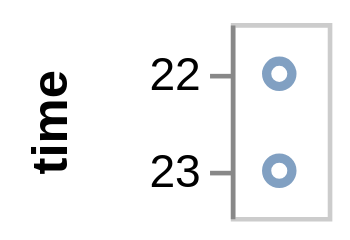

Source (Vega-Lite JSON):
### Vega specification from a JSON file in a GitHub repository (floating-point values rounded to 4 significant figures)
{"$schema": "https://vega.github.io/schema/vega/v3.0.json", "description": "Google's stock price over time.", "autosize": "pad", "padding": 5, "encode": {"update": {"stroke": {"value": "#ccc"}, "fill": {"value": "transparent"}}}, "data": [{"name": "source_0", "values": [{"date": "10 Oct 2011 22:48:00"}, {"date": "11 Oct 2022 23:00:00"}]}, {"name": "data_0", "source": "source_0", "transform": [{"type": "formula", "expr": "toDate(datum[\"date\"])", "as": "date"}, {"type": "formula", "as": "hours_date", "expr": "datetime(0, 0, 1, hours(datum[\"date\"]), 0, 0, 0)"}]}], "signals": [{"name": "width", "update": "21"}, {"name": "y_step", "value": 21}, {"name": "height", "update": "bandspace(domain('y').length, 1, 0.5) * y_step"}], "marks": [{"name": "marks", "type": "symbol", "role": "point", "style": ["point"], "from": {"data": "data_0"}, "encode": {"update": {"x": {"signal": "width", "mult": 0.5}, "y": {"scale": "y", "field": "hours_date"}, "stroke": {"value": "#4c78a8"}, "fill": {"value": "transparent"}, "opacity": {"value": 0.7}}}}], "scales": [{"name": "y", "type": "point", "domain": {"data": "data_0", "field": "hours_date", "sort": true}, "range": {"step": {"signal": "y_step"}}, "round": true, "padding": 0.5}], "axes": [{"title": "time", "scale": "y", "labelOverlap": true, "orient": "left", "zindex": 1, "encode": {"labels": {"update": {"text": {"signal": "timeFormat(datum.value, '%H')"}}}}}], "config": {"axis": {"domainColor": "#888", "tickColor": "#888"}, "axisY": {"minExtent": 30}}}
